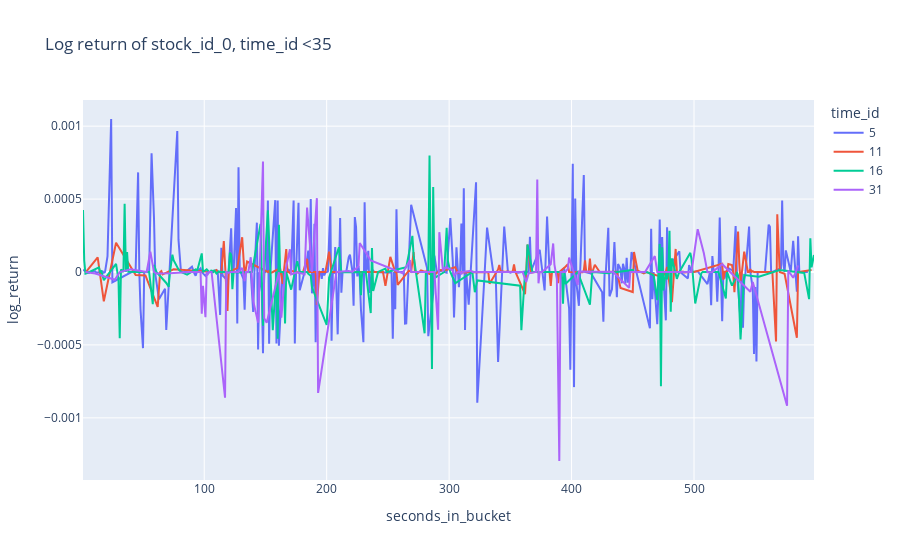

The notebook cell this image was saved under:
### Code cell
fig = px.line(book_train_sample, x="seconds_in_bucket", y="log_return", title='Log return of stock_id_0, time_id <35', color='time_id')
fig.show()

### Figure 1 — Plotly figure (JSON) as saved in the notebook; plotly's stock layout.template omitted (floating-point values rounded to 4 significant figures; data arrays with more than 128 entries replaced by an {"elided": "..."} marker saying what was removed)
{"data": [{"hovertemplate": "time_id=5<br>seconds_in_bucket=%{x}<br>log_return=%{y}<extra></extra>", "legendgroup": "5", "line": {"color": "#636efa", "dash": "solid"}, "mode": "lines", "name": "5", "orientation": "v", "showlegend": true, "type": "scatter", "x": {"elided": "301 int values"}, "xaxis": "x", "y": {"elided": "301 float values"}, "yaxis": "y"}, {"hovertemplate": "time_id=11<br>seconds_in_bucket=%{x}<br>log_return=%{y}<extra></extra>", "legendgroup": "11", "line": {"color": "#EF553B", "dash": "solid"}, "mode": "lines", "name": "11", "orientation": "v", "showlegend": true, "type": "scatter", "x": {"elided": "199 int values"}, "xaxis": "x", "y": {"elided": "199 float values"}, "yaxis": "y"}, {"hovertemplate": "time_id=16<br>seconds_in_bucket=%{x}<br>log_return=%{y}<extra></extra>", "legendgroup": "16", "line": {"color": "#00cc96", "dash": "solid"}, "mode": "lines", "name": "16", "orientation": "v", "showlegend": true, "type": "scatter", "x": {"elided": "187 int values"}, "xaxis": "x", "y": {"elided": "187 float values"}, "yaxis": "y"}, {"hovertemplate": "time_id=31<br>seconds_in_bucket=%{x}<br>log_return=%{y}<extra></extra>", "legendgroup": "31", "line": {"color": "#ab63fa", "dash": "solid"}, "mode": "lines", "name": "31", "orientation": "v", "showlegend": true, "type": "scatter", "x": [3, 11, 27, 31, 40, 53, 56, 59, 61, 72, 88, 93, 94, 97, 98, 99, 101, 102, 103, 104, 105, 106, 117, 118, 119, 120, 122, 128, 131, 133, 134, 135, 136, 138, 140, 144, 148, 149, 151, 161, 163, 166, 170, 171, 176, 182, 184, 188, 192, 193, 208, 218, 221, 226, 227, 236, 262, 268, 269, 272, 286, 288, 291, 292, 295, 297, 303, 304, 307, 309, 310, 311, 318, 319, 345, 353, 356, 360, 363, 365, 371, 372, 373, 374, 375, 376, 383, 385, 386, 388, 390, 391, 392, 395, 397, 398, 405, 406, 434, 447, 448, 453, 460, 468, 470, 473, 498, 503, 508, 511, 515, 523, 546, 548, 576, 577, 581, 583, 585], "xaxis": "x", "y": [0, -1.072e-05, -5.276e-05, 0, 1.953e-05, 0, 0.000139, 0, -9.429e-06, -9.319e-06, 0, 0, 0, 0, -0.0002853, -9.443e-05, -0.0003092, 0, -1.378e-05, 0, 0, 0, -0.0008621, 0, -3.804e-06, -5.171e-06, 0, 0, 2.734e-05, -6.283e-05, 0, 0, 0, 0.000101, -0.0001989, -0.000347, 0.0007574, -0.0003174, -0.0003477, -2.154e-06, -0.0003137, -2.565e-06, 0.0001563, -1.577e-05, -2.181e-06, -1.468e-05, 0.0004412, 0, 0.0005063, -0.0008292, 0, 6.525e-06, 0, 3.882e-05, 0.0001994, 7.936e-05, -7.974e-06, 8.113e-05, 0, 0, 0, 0, -0.0003955, 0.000273, 4.962e-06, 3.278e-05, 1.177e-05, -2.31e-05, 4.408e-07, 0, -1.491e-05, 0, 7.977e-06, 0, 8.016e-08, 0, 0, 0, -6.905e-05, -8.745e-06, 0, 0.0006335, -7.782e-05, 0, 0, 0, 5.375e-05, 0.0001959, 5.101e-05, -4.894e-05, -0.001296, 0, 0, 0, 2.371e-05, 9.892e-05, -8.8e-05, 4.216e-06, 0, -0.0001089, 8.692e-07, 0, 0, 0.0001089, 0, 0, 0, 0.0002938, 0.0001308, -1.948e-06, 0, 5.373e-05, -0.000135, -6.86e-05, -0.000917, 9.544e-06, -3.965e-05, -4.681e-06, 4.433e-05], "yaxis": "y"}], "layout": {"legend": {"title": {"text": "time_id"}, "tracegroupgap": 0}, "title": {"text": "Log return of stock_id_0, time_id <35"}, "xaxis": {"anchor": "y", "domain": [0, 1], "title": {"text": "seconds_in_bucket"}}, "yaxis": {"anchor": "x", "domain": [0, 1], "title": {"text": "log_return"}}}}
